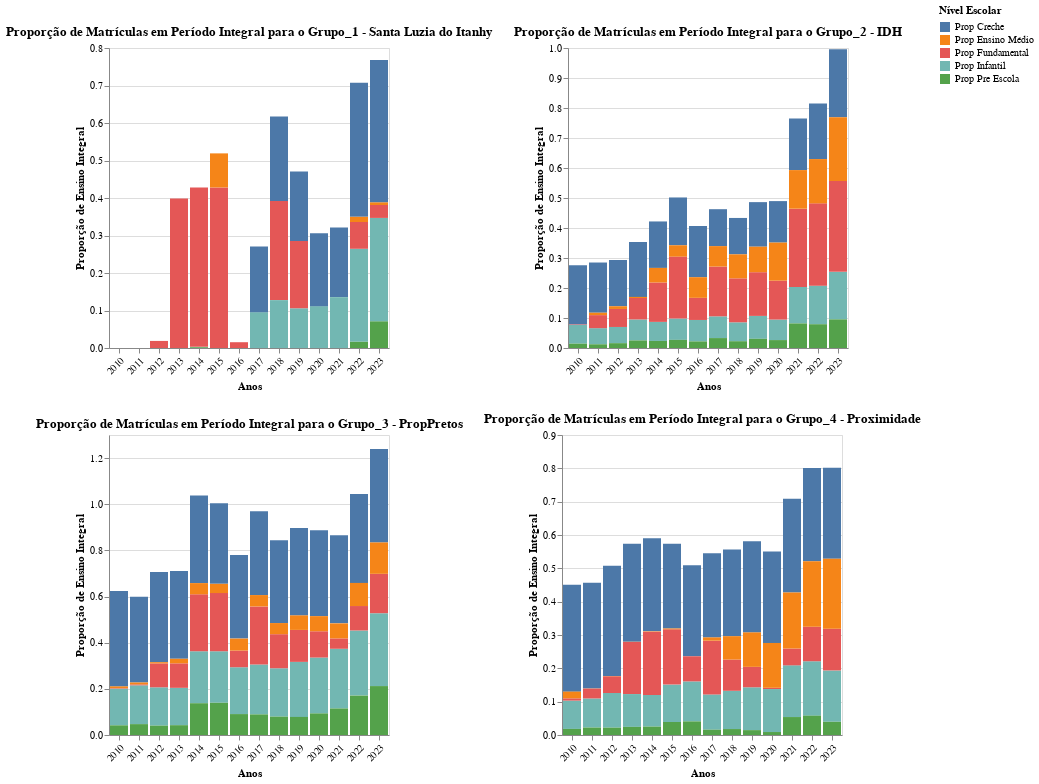

Here is the notebook cell this chart was saved with:
### Code cell
# Filter columns starting with 'Prop', the `ano` column, and include the index levels
df_prop_group = df.filter(regex='Prop|^ano').reset_index() 

# Group by `ano` and the `grupo` index level (not a column anymore), calculate mean for 'Prop' columns
df_prop_group_mean = df_prop_group.groupby(['ano', 'grupo']).mean().reset_index() 

# Melt the DataFrame to long format for plotting
df_prop_group_mean_long = df_prop_group_mean.melt(id_vars=['ano', 'grupo'], var_name='Material Type', value_name='Proportion')

# Get the unique groups from the DataFrame
unique_groups = df_prop_group_mean_long['grupo'].unique()

# Crie o dicionário de mapeamento (substitua pelos seus rótulos desejados)
label_map = {
    'Prop_QT_MAT_FUND': 'Prop Fundamental',
    'Prop_QT_MAT_INF': 'Prop Infantil',
    'Prop_QT_MAT_INF_CRE': 'Prop Creche',
    'Prop_QT_MAT_INF_PRE': 'Prop Pre Escola',
    'Prop_QT_MAT_MED': 'Prop Ensino Médio',
}

# Combine all charts into a single figure
fig = alt.vconcat()  # Start with a vertical concatenation

for i, group in enumerate(unique_groups):
    group_data = df_prop_group_mean_long[df_prop_group_mean_long['grupo'] == group]
    group_data['Nível Escolar'] = group_data['Material Type'].map(label_map)

    chart = alt.Chart(group_data).mark_bar().encode(
        x=alt.X('ano:O', axis=alt.Axis(title='Anos', labelAngle=-45)),
        y=alt.Y('Proportion:Q', axis=alt.Axis(title='Proporção de Ensino Integral')),
        color=alt.Color('Nível Escolar:N', legend=alt.Legend(title="Nível Escolar")),
        tooltip=['ano', 'Nível Escolar', 'Proportion']
    ).properties(
        title=f'Proporção de Matrículas em Período Integral para o {group}'
    )

    if i % 2 == 0:
        row = chart  # Start a new row if it's an even index
    else:
        row = alt.hconcat(row, chart)  # Concatenate horizontally if it's an odd index
        fig = alt.vconcat(fig, row)  # Add the completed row to the figure

# Show the combined figure
fig.show()
